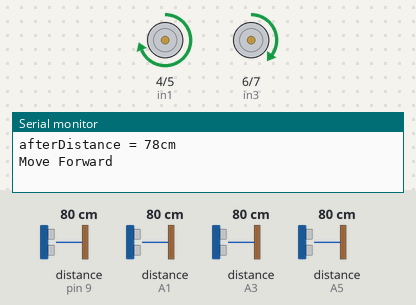
This sketch was run on a simulated Arduino Uno, built with avr-gcc and run on an emulated ATmega328P. Parts: motor-driver pin pairs drawn as motors (green arrow = first pin HIGH = forward, orange = second pin HIGH = backward, longer = more drive, scaled by the enable pin), the last lines printed to the serial monitor. Wiring (inferred from the names in the program): 4 × ultrasonic range finder: trigger pin 10, echo pin 9 / trigger A0, echo A1 / trigger A2, echo A3 / trigger A4, echo A5. Inputs (shaded band) come from the test bench; at power-on: distance to the obstacle (sensors on A1, A5, A3, pin 9) 80 cm. The echo pulse lasts 58.3 µs per cm.

Above: at 1.2 s.
1.3 s: distance to the obstacle (sensor on A1) set to 28 cm
2.8 s: distance to the obstacle (sensor on A1) set to 23 cm
At 3.02 s:
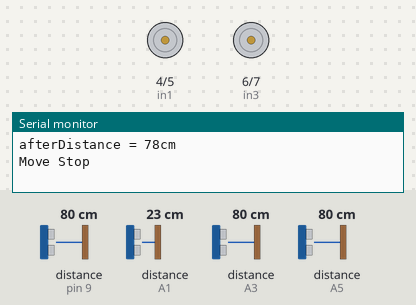
5.8 s: distance to the obstacle (sensor on A5) set to 2 cm
At 6.3 s:
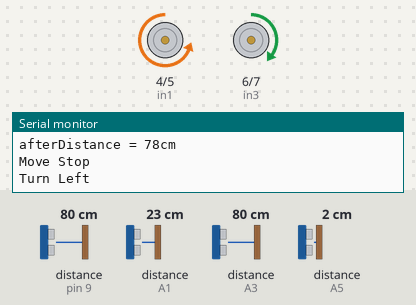
8.8 s: distance to the obstacle (sensor on A3) set to 2 cm
At 10.9 s:
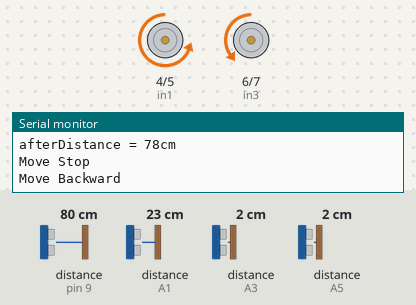
11.8 s: distance to the obstacle (sensor on A5) set to 35 cm
14.8 s: distance to the obstacle (sensor on A1) set to 35 cm
Timing chart, 0 to 18.8 s (numbered marks = the images above; inputs shaded):
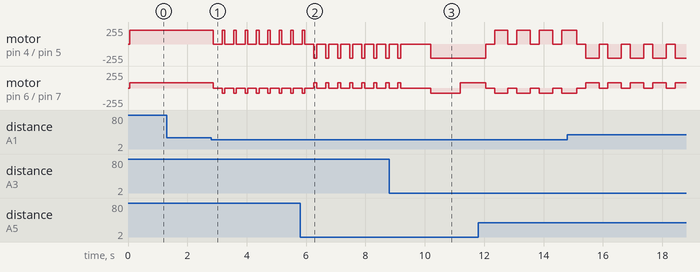

The sketch:

khoaluan.ino
```cpp
/*
 * Created by Lam Hong Duc
 * Date 17/11/2020
 */

int trig1 = A0;
int echo1 = A1;
int trig2 = A2;
int echo2 = A3;
int trig3 = A4;
int echo3 = A5;
int trig4 = 10;
int echo4 = 9;

int in1 = 4;
int in2 = 5;
int in3 = 6;
int in4 = 7;
int ENA = 3;
int ENB = 11;
int LeftSpeed = 210;
int RightSpeed = 80;
long leftDistance = 0,middleDistance = 0,rightDistance = 0,afterDistance = 0;
long pingTime,distance;
float speedSound = 0.0343;
int DIS = 25;
int

long leftMeasurement()
{
  digitalWrite(trig1,LOW);
  delayMicroseconds(2);
  digitalWrite(trig1,HIGH);
  delayMicroseconds(10);
  digitalWrite(trig1,LOW);
  pingTime = pulseIn(echo1,HIGH);
  distance = (pingTime/2)*speedSound;
  return(distance);
}

long middleMeasurement()
{
  digitalWrite(trig2,LOW);
  delayMicroseconds(2);
  digitalWrite(trig2,HIGH);
  delayMicroseconds(10);
  digitalWrite(trig2,LOW);
  pingTime = pulseIn(echo2,HIGH);
  distance = (pingTime/2)*speedSound;
  return(distance);
}

long rightMeasurement()
{
  digitalWrite(trig3,LOW);
  delayMicroseconds(2);
  digitalWrite(trig3,HIGH);
  delayMicroseconds(10);
  digitalWrite(trig3,LOW);
  pingTime = pulseIn(echo3,HIGH);
  distance = (pingTime/2)*speedSound;
  return(distance);
}

long afterMeasurement()
{
  digitalWrite(trig4,LOW);
  delayMicroseconds(2);
  digitalWrite(trig4,HIGH);
  delayMicroseconds(10);
  digitalWrite(trig4,LOW);
  pingTime = pulseIn(echo4,HIGH);
  distance = int(pingTime/2/29.412);
  return(distance);
}

void setup()
{
  Serial.begin(115200);
  pinMode(trig1,OUTPUT);
  pinMode(trig2,OUTPUT);
  pinMode(trig3,OUTPUT);
  pinMode(trig4,OUTPUT);
  pinMode(echo1,INPUT);
  pinMode(echo2,INPUT);
  pinMode(echo3,INPUT);
  pinMode(echo4,INPUT);
  pinMode(in1,OUTPUT);
  pinMode(in2,OUTPUT);
  pinMode(in3,OUTPUT);
  pinMode(in4,OUTPUT);
  pinMode(ENA,OUTPUT);
  pinMode(ENB,OUTPUT);
  moveStop();
}

void loop()
{


  leftDistance = leftMeasurement();
  delay(10);
  middleDistance = middleMeasurement();
  delay(10);
  rightDistance = rightMeasurement();
  delay(10);
  afterDistance = afterMeasurement();
  delay(10);
  Serial.print("leftDistance = ");
  Serial.print(leftDistance);
  Serial.print("cm /");
  Serial.print("middleDistance = ");
  Serial.print(middleDistance);
  Serial.print("cm /");
  Serial.print("rightDistance = ");
  Serial.print(rightDistance);
  Serial.println("cm");
  Serial.print("afterDistance = ");
  Serial.print(afterDistance);
  Serial.println("cm");

  if(Serial.available()>0)
    {
      String dulieu;
      dulieu=Serial.readStringUntil('\r');
      //doc bien bao giao thong
      if(dulieu=="Turn Right")
        {
          moveStop();
          delay(300);
          turnRight();
          delay(400);
        }
      else if(dulieu=="Turn Left")
        {
          moveStop();
          delay(300);
          turnLeft();
          delay(400);  //  turnLeft 90 degree
        }
    }


  else
    {
      //  re phai
      if(leftDistance < DIS && middleDistance > DIS && rightDistance > DIS)
      {
        moveStop();
        delay(300);
        turnRight();
        delay(25);  //  turn lightly right
      }

      else if(leftDistance < DIS && middleDistance < DIS && rightDistance > DIS)
      {
        moveStop();
        delay(300);
        turnRight();
        delay(400);  //  turnRight 90 degree
      }

      //re trai
      else if(leftDistance > DIS && middleDistance > DIS && rightDistance < DIS)
      {
        moveStop();
        delay(300);
        turnLeft();
        delay(25);  //turn lightly left
      }
      else if(leftDistance > DIS && middleDistance < DIS && rightDistance < DIS)
      {
        moveStop();
        delay(300);
        turnLeft();
        delay(400);  //  turnLeft 90 degree
      }


      else if(leftDistance > DIS && middleDistance < DIS && rightDistance > DIS)
      {
        if(leftDistance > rightDistance)
        {
          moveStop();
          delay(300);
          turnLeft();
          delay(400);  //  turn 90 degree left
        }
        if(leftDistance < rightDistance)
        {
          moveStop();
          delay(300);
          turnRight();
          delay(400);  //  turn 90 degree right
        }
      }

      else if(leftDistance < DIS && middleDistance > DIS && rightDistance < DIS)
      {
        if(leftDistance > rightDistance)
        {
          moveStop();
          delay(300);
          turnLeft();
          delay(50);  //  shift left
        }
        if(leftDistance < rightDistance)
        {
          moveStop();
          delay(300);
          turnRight();
          delay(50);  //  shift right
        }
      }

      //  Obstacle on all 3 side
      else if(leftDistance < DIS && middleDistance < DIS && rightDistance < DIS)
      {
        moveStop();
        delay(1000);
        if(afterDistance < DIS)
          {
            turnLeft();
            delay(400);  //  turn 90 degree left
          }
        else
          {
            moveBackward();
            delay(1000);
            turnLeft();
            delay(800);  //turn 180 degrees
          }

      }
      else
      {
        moveForward();
      }
    }


}

void moveForward()
{
  Serial.println("Move Forward");
  analogWrite(ENA,LeftSpeed);
  analogWrite(ENB,RightSpeed);
  digitalWrite(in1, HIGH);
  digitalWrite(in2, LOW);
  digitalWrite(in3, HIGH);
  digitalWrite(in4, LOW);
}

void moveBackward()
{
  Serial.println("Move Backward");
  analogWrite(ENA,LeftSpeed);
  analogWrite(ENB,RightSpeed);
  digitalWrite(in1, LOW);
  digitalWrite(in2, HIGH);
  digitalWrite(in3, LOW);
  digitalWrite(in4, HIGH);
}

void turnRight()
{
  Serial.println("Turn Right");
  analogWrite(ENA,LeftSpeed);
  analogWrite(ENB,RightSpeed);
  digitalWrite(in1, HIGH);
  digitalWrite(in2, LOW);
  digitalWrite(in3, LOW);
  digitalWrite(in4, HIGH);
}

void turnLeft()
{
  Serial.println("Turn Left");
  analogWrite(ENA,LeftSpeed);
  analogWrite(ENB,RightSpeed);
  digitalWrite(in1, LOW);
  digitalWrite(in2, HIGH);
  digitalWrite(in3, HIGH);
  digitalWrite(in4, LOW);
}

void moveStop()
{
  Serial.println("Move Stop");
  analogWrite(ENA,LOW);
  analogWrite(ENB,LOW);
  digitalWrite(in1, LOW);
  digitalWrite(in2, LOW);
  digitalWrite(in3, LOW);
  digitalWrite(in4, LOW);
}
```

Measured:
- the behaviour switches between 26 and 25 cm on distance to the obstacle (sensor on A1) (found by bisection; images 0 and 1)
- after the input at 2.8 s, motor on pin 4 (in1) / pin 5 (in2): alternates forward 210/255 for 0.09 s and stopped for 0.30 s, starting after 0.07 s; motor on pin 6 (in3) / pin 7 (in4): alternates backward 80/255 for 0.09 s and stopped for 0.30 s, starting after 0.07 s
